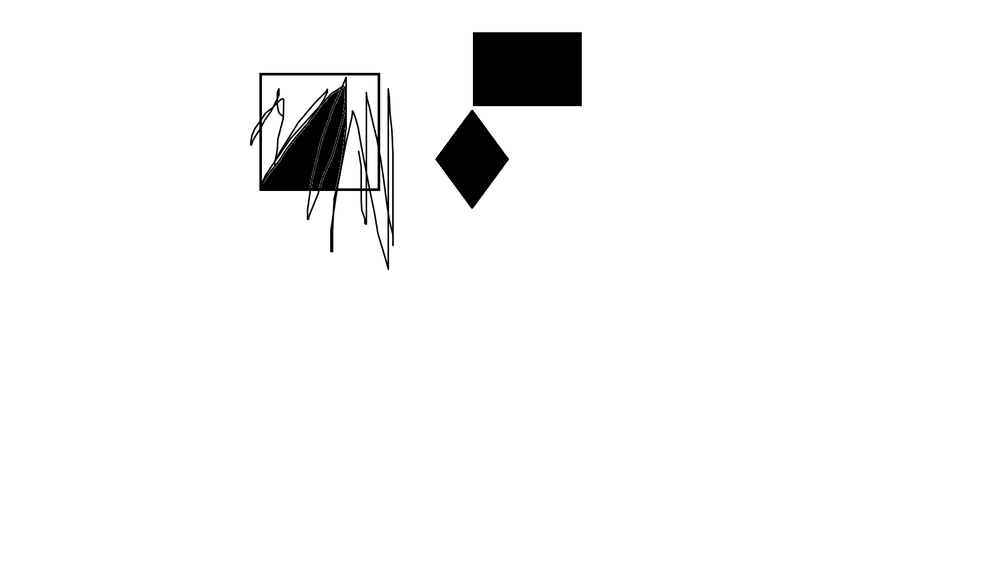
#> input picture eyeblack/black.png, 1000 x 562 px, shrunk from 1920 x 1080 before the run
$ python black-track-2.py
#> lines starting #> are read from the running program, lines starting #| are printed output that depends on the picture; after the words box and inside, x2 and y2 are one past the last pixel; in counts of white or black regions, pixels touching at a corner belong together
import cv2
import numpy as np


def find_black_blocks(image_path):
    # 读取图像
#> called with image_path = 'black.png'
    image = cv2.imread(image_path)
#> image is the input picture: shape (562, 1000, 3); min 0, max 255, mean 245.9

    if image is None:
        print("无法加载图像，请检查路径是否正确。")
        return

    # 转换为灰度图
    gray = cv2.cvtColor(image, cv2.COLOR_BGR2GRAY)

    # 定义黑色的范围（对于灰度图来说，黑色的值通常在0附近）
    lower_black = np.array([0])
    upper_black = np.array([50])  # 可以根据实际情况调整这个阈值

    # 创建一个掩膜，只保留黑色区域
    mask = cv2.inRange(gray, lower_black, upper_black)
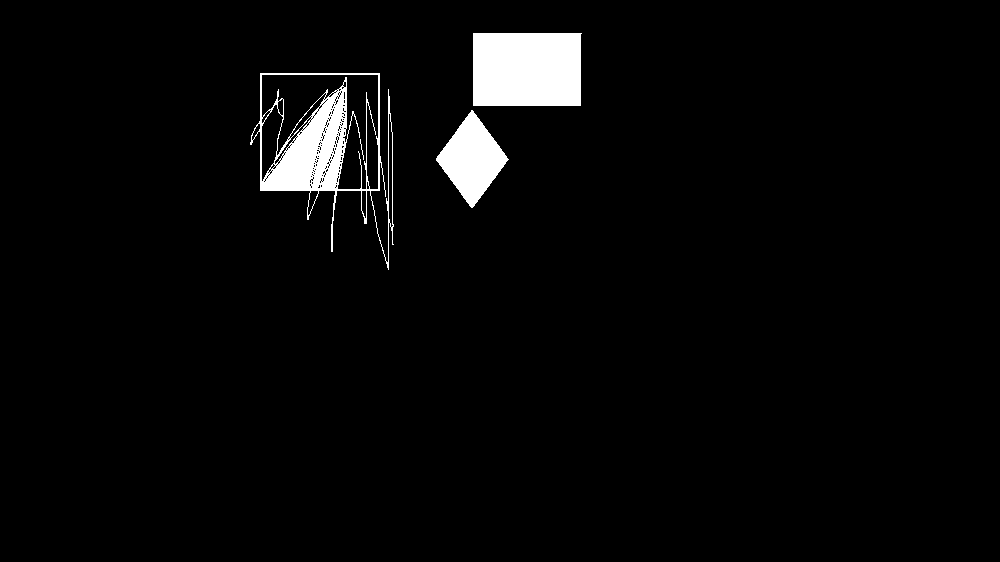
#> mask: shape (562, 1000); 3.3% white; 4 white regions

    # 查找轮廓
    contours, _ = cv2.findContours(mask, cv2.RETR_EXTERNAL, cv2.CHAIN_APPROX_SIMPLE)
#> contours = 3 contours; box (x1, y1, x2, y2) and area: (250, 73, 394, 270) 14818, (473, 33, 582, 106) 7704, (436, 110, 509, 208) 3559

    # 遍历每一个轮廓
    for cnt in contours:
        # 获取轮廓的边界框
        x, y, w, h = cv2.boundingRect(cnt)

        # 在原图上画出矩形
        cv2.rectangle(image, (x, y), (x + w, y + h), (0, 255, 0), 2)

        # 打印坐标
        print(f"黑色色块位置: ({x}, {y}) 宽高: {w}x{h}")
#> this loop made 3 passes
#> (x, y, w, h) on passes 1 to 3: (436, 110, 73, 98), (250, 73, 144, 197), (473, 33, 109, 73)
#| 黑色色块位置: (436, 110) 宽高: 73x98
#| 黑色色块位置: (250, 73) 宽高: 144x197
#| 黑色色块位置: (473, 33) 宽高: 109x73
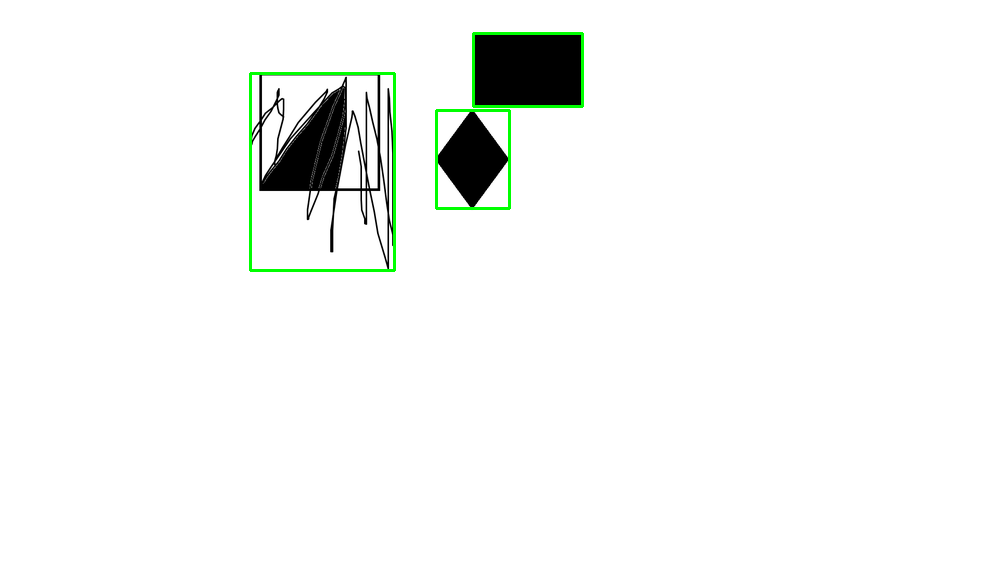
#> image: shape (562, 1000, 3); 0.74% of pixels changed, all inside (x1, y1, x2, y2) = (249, 32, 584, 272)

    # 显示结果
    cv2.imshow('Detected Black Blocks', image)
    cv2.waitKey(0)
    cv2.destroyAllWindows()


# 使用函数
find_black_blocks('black.png')
